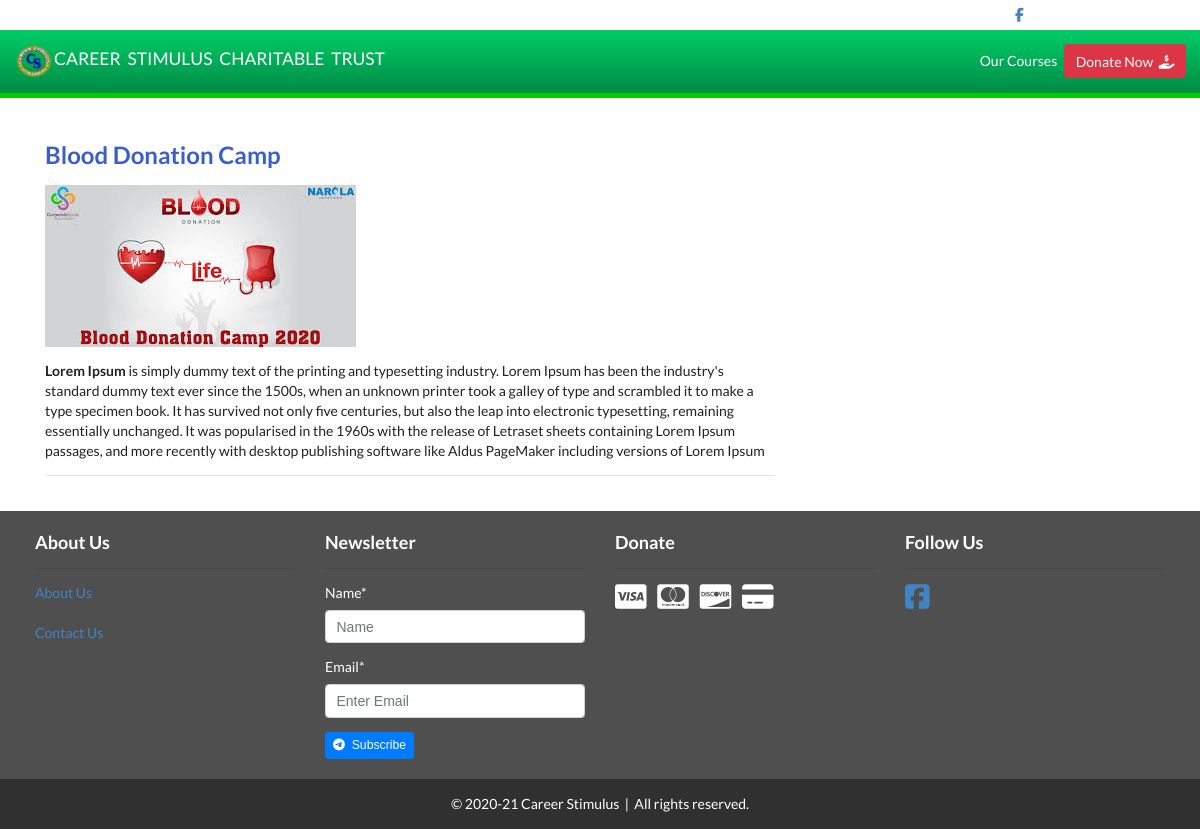
The app's page /projects/blood-donation-camp/ with its own data.
### charity/models/charitable_projects.py (models this page shows, shortened)
class CharitableProjects(models.Model):
	title 		= 		models.CharField(max_length=100)
	author 		= 		models.ForeignKey(User, on_delete=models.CASCADE, null=True)
	slug 		= 		models.SlugField(max_length=200)
	body 		= 		RichTextUploadingField()
	active      =       models.BooleanField(default=True)
	image       =       models.ImageField(null=True, blank=True, upload_to='uploads/images', default='D:/django/career_stimulus/charity/static/images/no_image.png')
	created		=		models.DateTimeField(auto_now_add=True)
	class Meta:
		verbose_name = 'Charitable Project'

### charity/views/detailview.py (the view)
# urls.py: path('projects/<slug:slug>/', detailview.detailview, name='detailview'),
def detailview(request, slug):
	charity_detail = CharitableProjects.objects.get(slug=slug)
	carousel_images = ProjectsImages.objects.filter(project=charity_detail.id)
	print(carousel_images)
	context = {
		'charity_detail' : charity_detail,
		'carousel_images' : carousel_images
	}
	return render(request, 'charity/detail.html',  context)

### charity/forms.py
class NewsletterForm(forms.ModelForm):
	class Meta:
		model = NewsletterUser
		fields = [
			'name', 'email',
		]
		widgets = {
            'name': forms.TextInput(attrs={'placeholder': 'Name'}),
            'email': forms.TextInput(
                attrs={'placeholder': 'Enter Email'}),
        }

### charity/context_processors.py (called while the page is built)
def display_email_phone(request):
    return {
        'email_phone': EmailPhone.objects.all().order_by('-id')[:1]
    }

### charity/templates/charity/detail.html (shortened to what this page needs)
{% extends 'charity/base.html' %}
{% load static %}
{% block content %}
	<div class="container pt-4 pb-4 mt-4">
		<div class="row">
			<div class="col-lg-8">
				<h2 style="color:#3A5FCD">{{charity_detail.title|title}}</h2>
				<div>
					{% load thumbnail %}
					<img class="img-rounded img-responsive" src="{% if charity_detail.image %}{% thumbnail charity_detail.image 250x0 %}{% else %}{% static 'images/no_image.png' %}{% endif %}">
				</div>
				<p>{{charity_detail.body|safe|linebreaks}}</p>
				<hr>
			</div>
			<div class="col-lg-4">
			</div>
		</div>
	</div>
{% endblock %}

### charity/templates/charity/base.html (shortened to what this page needs)
{% load static %}
{% load crispy_forms_tags %}
<!doctype html>
<html lang="en">
    <head>
        <link rel="stylesheet" href="https://cdn.jsdelivr.net/npm/bootstrap@4.5.3/dist/css/bootstrap.min.css">
        <link rel="stylesheet" href="{% static '/charity/nav.css' %}" type="text/css" media="screen" >
        <link rel="stylesheet" type="text/css" href="{% static 'charity/css/semantic.min.css' %}">
        <link rel="stylesheet" type="text/css" href="{% static 'charity/css/all.css' %}">
        <link rel="stylesheet" type="text/css" href="{% static 'charity/css/nav.css' %}">
        <link rel="stylesheet" type="text/css" href="{% static 'charity/index.css' %}">
    </head>
    <body>
        {% include 'charity/includes/nav.html' %}
        {% block content %}
        {% endblock %}
        <div class="container-fluid" style="background-color: #4f4f4f;color:#fff">
            <div class="row" style="padding: 20px;">
                <div class="col-lg-3">
                   <h3>About Us</h3>
                   <hr>
                    <a href="{% url 'charity:aboutus' %}">About Us</a><br><br>
                    <a href="{% url 'charity:contactus' %}">Contact Us</a><br><br>
                </div>
                <div class="col-lg-3">
                    <h3>Newsletter</h3>
                    <hr>
                    <form method="post">
                        {{form|crispy}}
                        <button type="submit" class="btn btn-primary btn-sm"><i class="fab fa-telegram-plane"></i>&nbsp;&nbsp;Subscribe</button>
                    </form>
                </div>
                <div class="col-lg-3">
                    <h3>Donate</h3>
                    <hr>
                    <i class="fab fa-cc-visa fa-2x"></i>&nbsp;&nbsp;&nbsp;
                    <i class="fab fa-cc-mastercard fa-2x"></i>&nbsp;&nbsp;&nbsp;
                    <i class="fab fa-cc-discover fa-2x"></i>&nbsp;&nbsp;&nbsp;
                    <i class="fas fa-credit-card fa-2x"></i>&nbsp;&nbsp;&nbsp;
                </div>
                <div class="col-lg-3">
                    <h3>Follow Us</h3>
                    <hr>
                    <a href="https://www.facebook.com/careerstimuluseducation" target="_blank"><i class="fab fa-facebook-square fa-2x"></i></a>
                </div>
            </div>
        </div>
        <div class="container-fluid" style="background-color: #303030;color:#fff">
            <p style="padding:15px;text-align: center;">© 2020-21 Career Stimulus &nbsp;|&nbsp; All rights reserved.</p>
        </div>
        <link rel="stylesheet" type="text/css" href="{% static 'charity/js/all.min.js' %}">
    </body>
</html>

### charity/templates/charity/includes/nav.html (shortened to what this page needs)
{% load static %}
<div class="container-fluid">
    <div class="row " style="height: auto;line-height: 30px;">
        <div class="col-lg-6">
        </div>
        <div class="col-lg-2">
        </div>
        <div class="col-lg-2">
        </div>
        <div class="col-lg-2">
            <a href="https://www.facebook.com/careerstimuluseducation" target="_blank"><i class="fab fa-facebook-f fa-1x" style="line-height:30px;"></i></a>
            </div>
        </div>
    </div>
<nav class="navbar navbar-expand-lg navbar-light " style="background-image: linear-gradient(#00CD66, #008B45);border-bottom:5px solid #00cd00">
    <a class="navbar-brand" href="{% url 'charity:home' %}" style="color:#fff;"><img src="{% static 'images/logo/career.png' %}" height="40px">CAREER  &nbsp;STIMULUS  &nbsp;CHARITABLE  &nbsp;TRUST</a>
    <div class="collapse navbar-collapse" id="navbarSupportedContent">
        <ul class="navbar-nav ml-auto">
            <li class="nav-item">
                <a class="nav-link" target="_blank" href="https://edu.careerstimulus.co.in/" style="color:#fff;">Our Courses</a>
            </li>
            <li class="nav-item active">
                <a href="{% url 'charity:donateview' %}" class="btn btn-danger ">
                    Donate Now &nbsp;<i class="fas fa-hand-holding-usd"></i>
                </a>
            </li>
        </ul>
    </div>
</nav>

### charity/static/charity/css/all.css (style rules this page uses)
.fa, .fas, .far, .fal, .fad, .fab { -moz-osx-font-smoothing: grayscale; -webkit-font-smoothing: antialiased; display: inline-block; font-style: normal; font-variant: normal; text-rendering: auto; line-height: 1; }
.fa-1x { font-size: 1em; }
.fa-2x { font-size: 2em; }
.fa-cc-discover:before { content: "\f1f2"; }
.fa-cc-mastercard:before { content: "\f1f1"; }
.fa-cc-visa:before { content: "\f1f0"; }
.fa-credit-card:before { content: "\f09d"; }
.fa-facebook-f:before { content: "\f39e"; }
.fa-facebook-square:before { content: "\f082"; }
.fa-hand-holding-usd:before { content: "\f4c0"; }
.fa-telegram-plane:before { content: "\f3fe"; }
.fab { font-family: 'Font Awesome 5 Brands'; font-weight: 400; }

### records on screen
CharitableProjects: title "Blood Donation Camp", image (picture), body "Lorem Ipsum is simply dummy text of the printing and typesetting industry. Lorem Ipsum has been the industry's standard dummy text ever since the 1500s, when an unknown printer took a galley of type and scrambled it to make a type specimen book. It has survived not only five centuries, but also the leap into electronic typesetting, remaining essentially unchanged. It was popularised in the 1960s with the release of Letraset sheets containing Lorem Ipsum passages, and more recently with desktop publishing software like Aldus PageMaker including versions of Lorem Ipsum"
